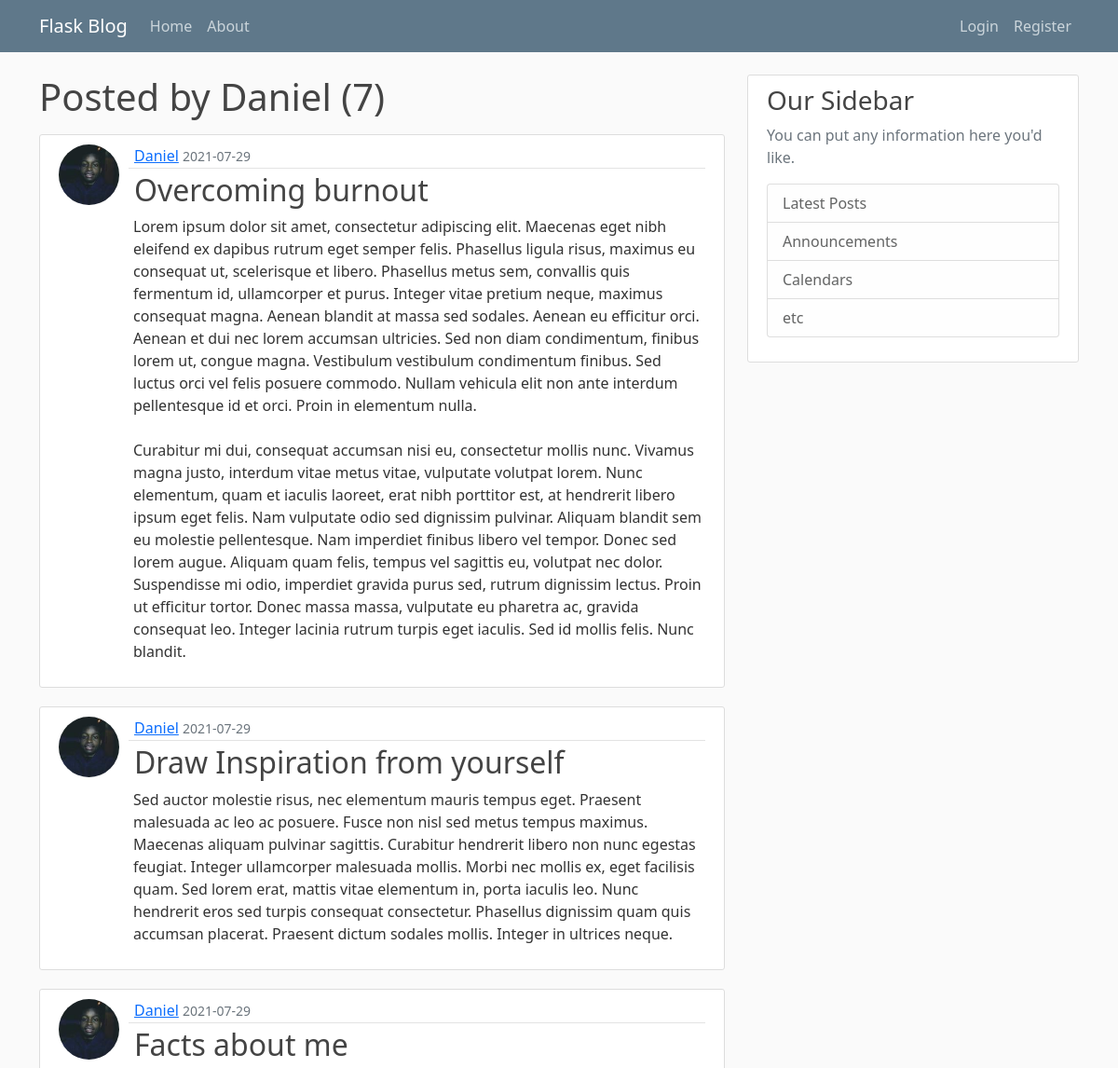
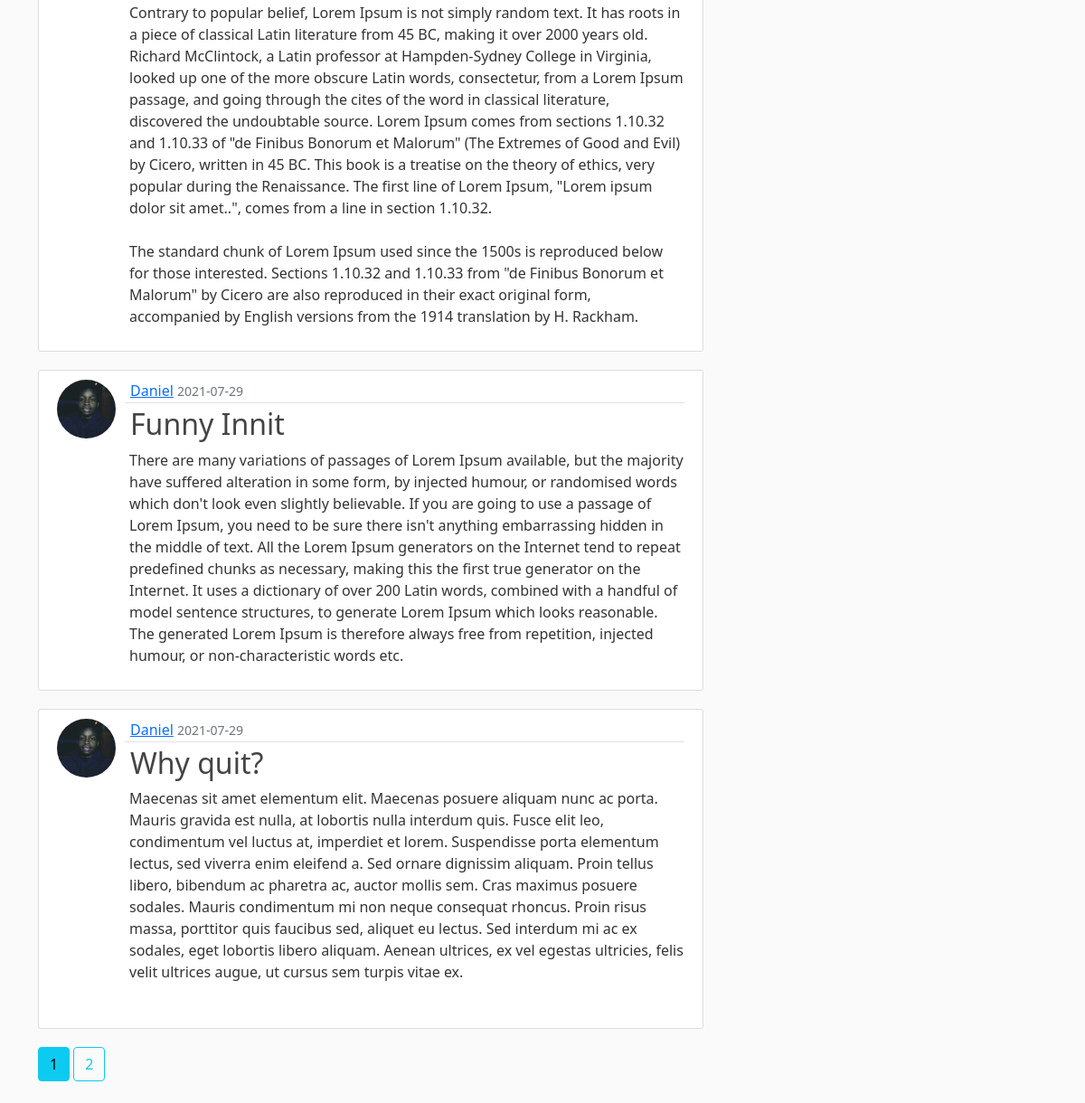
/home/user/Daniel, run on an earlier commit of the app's database (2 pictures, top to bottom).
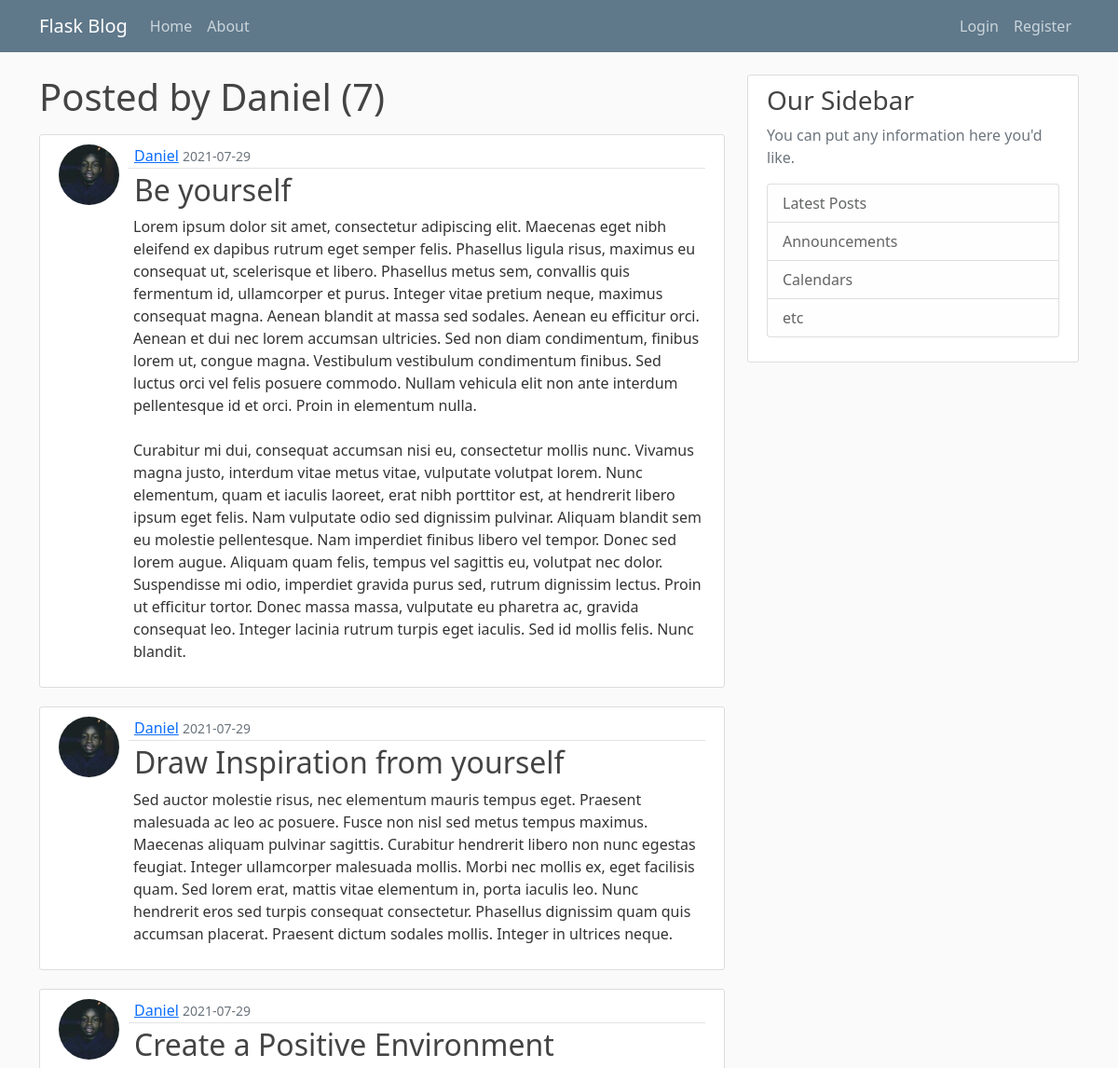
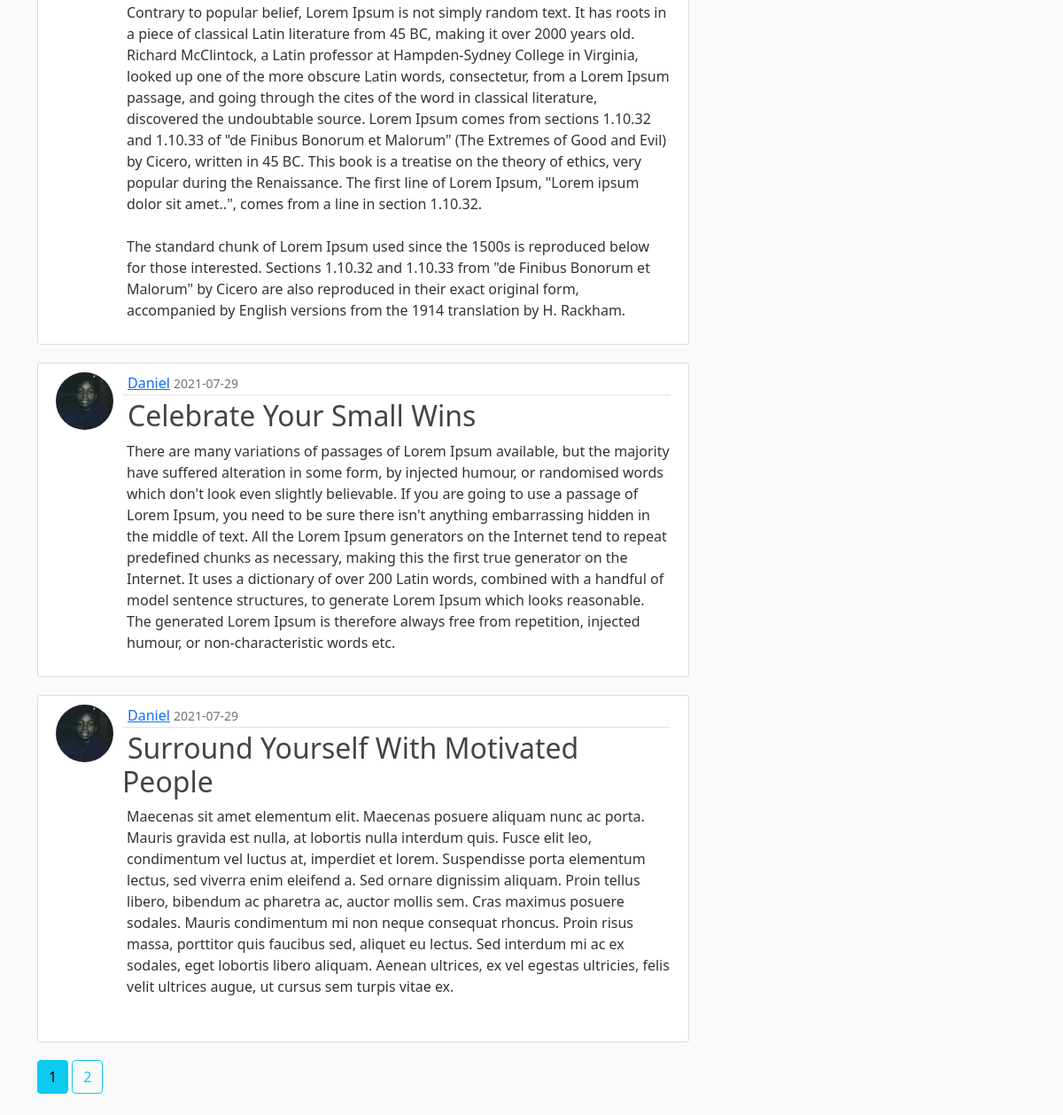
And on a later commit of the database (2 pictures, top to bottom).
### flaskblog/models.py (models this page shows, shortened)
class User(db.Model,UserMixin):
    id = db.Column(db.Integer, primary_key=True)
    username = db.Column(db.String(15),unique=True,nullable=False)
    email = db.Column(db.String(120),unique=True,nullable=False)
    image_file = db.Column(db.String(20),nullable=False, default='default.jpg')
    password = db.Column(db.String(60),nullable=False)#hashing method to be used returns 60 characters
    posts = db.relationship('Post',backref='author',lazy=True)

class Post(db.Model):
    id = db.Column(db.Integer, primary_key=True)
    title = db.Column(db.String(100),nullable=False)
    date_posted = db.Column(db.DateTime,nullable=False,default=datetime.utcnow)
    content = db.Column(db.Text,nullable=False)
    user_id = db.Column(db.Integer,db.ForeignKey('user.id'),nullable=False)

### flaskblog/users/routes.py (the view)
@users.route("/home/user/<string:username>")
def user_post(username):
    page = request.args.get('page,1,type=int')
    user = User.query.filter_by(username=username).first_or_404()
    if user:
        posts = Post.query.filter_by(author=user).order_by(Post.date_posted.desc()).paginate(page=page,per_page=5)
    return render_template('user_posts.html',posts=posts,user=user)

### flaskblog/templates/user_posts.html
{%extends "layout.html"%}
{%block content%}
	<h1 class="mb-3">Posted by {{user.username}} ({{posts.total}})</h1>
	{%for post in posts.items %}
		<article class="media content-section">
		<img class="rounded-circle article-img" src="{{ url_for('static',filename='profile_pics/'+post.author.image_file) }}" ></img>
		  <div class="media-body">
		    <div class="article-metadata">
		      <a class="mr-2" href="{{url_for('users.user_post',username=post.author.username)}}">{{ post.author.username }}</a>
		      <small class="text-muted">{{ post.date_posted.strftime('%Y-%m-%d') }}</small>
		    </div>
		    <h2><a class="article-title" href="{{url_for('posts.post',post_id=post.id)}}">{{ post.title }}</a></h2>
		    <p class="article-content">{{ post.content }}</p>
		  </div>
		</article>
	{%endfor%}
	{% for page_num in posts.iter_pages()%}
		{% if page_num %}
			{%if posts.page == page_num%}
				<a class="btn btn-info mb-4" href="{{url_for('users.user_post',username=user.username,page=page_num)}}">{{page_num}}</a>
			{%else%}
				<a class="btn btn-outline-info mb-4" href="{{url_for('users.user_post',username=user.username,page=page_num)}}">{{page_num}}</a>
			{%endif%}
		{% else %}
			...
		{% endif %}
	{% endfor %}
{%endblock content%}

### flaskblog/templates/layout.html (shortened to what this page needs)
<!DOCTYPE html>
<html>
<head>
    <link href="https://cdn.jsdelivr.net/npm/bootstrap@5.0.2/dist/css/bootstrap.min.css" rel="stylesheet">
    <link rel="stylesheet" type="text/css" href="{{ url_for('static',filename='main.css')}}">
</head>
<body>
	<header class="site-header">
	  <nav class="navbar navbar-expand-md navbar-dark bg-steel fixed-top">
	    <div class="container">
	      <a class="navbar-brand mr-4" href="/">Flask Blog</a>
	      <div class="collapse navbar-collapse" id="navbarToggle">
	        <div class="navbar-nav mr-auto">
	          <a class="nav-item nav-link" href="{{url_for('main.home')}}">Home</a>
	          <a class="nav-item nav-link" href="{{url_for('main.about')}}">About</a>
	        </div>
	        {%if current_user.is_authenticated%}
	        	<div class="navbar-nav ms-auto">
	        		<a class="nav-item nav-link" href="{{url_for('posts.new_post')}}">New Post</a>
	        		<a class="nav-item nav-link" href="{{url_for('users.account')}}">Account</a>
	        	  <a class="nav-item nav-link" href="{{url_for('users.logout')}}">Logout</a>
	        	</div>
	        {%else%}
	        	<div class="navbar-nav ms-auto">
	        	  <a class="nav-item nav-link" href="{{url_for('users.login')}}">Login</a>
	        	  <a class="nav-item nav-link" href="{{url_for('users.register')}}">Register</a>
	        	</div>
	        {%endif%}
	      </div>
	    </div>
	  </nav>
	</header>
	<main role="main" class="container">
	  <div class="row">
	    <div class="col-md-8">
	    	{% block content %}{% endblock %}
	    </div>
	    <div class="col-md-4">
	      <div class="content-section">
	        <h3>Our Sidebar</h3>
	        <p class='text-muted'>You can put any information here you'd like.
	          <ul class="list-group">
	            <li class="list-group-item list-group-item-light">Latest Posts</li>
	            <li class="list-group-item list-group-item-light">Announcements</li>
	            <li class="list-group-item list-group-item-light">Calendars</li>
	            <li class="list-group-item list-group-item-light">etc</li>
	          </ul>
	        </p>
	      </div>
	    </div>
	  </div>
	</main>
</body>
</html>

### flaskblog/static/main.css (style rules this page uses)
body { background: #fafafa; color: #333333; margin-top: 5rem; }
h1, h2, h3, h4, h5, h6 { color: #444444; }
.bg-steel { background-color: #5f788a; }
.site-header .navbar-nav .nav-link { color: #cbd5db; }
.content-section { background: #ffffff; padding: 10px 20px; border: 1px solid #dddddd; border-radius: 3px; margin-bottom: 20px; }
.article-title { color: #444444; text-decoration: none; }
.article-content { white-space: pre-line; margin-left: 5px; }
.article-img { display: block; height: 65px; width: 65px; margin-right: 16px; float: left; }
.media-body { margin-left: 75px; }
.article-metadata { padding-bottom: 1px; margin-bottom: 4px; border-bottom: 1px solid #e3e3e3 }

What changed in the data, as far as the page shows it:
changed Post: title "Overcoming burnout" → "Be yourself"
changed Post: title "Facts about me" → "Create a Positive Environment"
changed Post: title "Funny Innit" → "Celebrate Your Small Wins"
changed Post: title "Why quit?" → "Surround Yourself With Motivated People"
